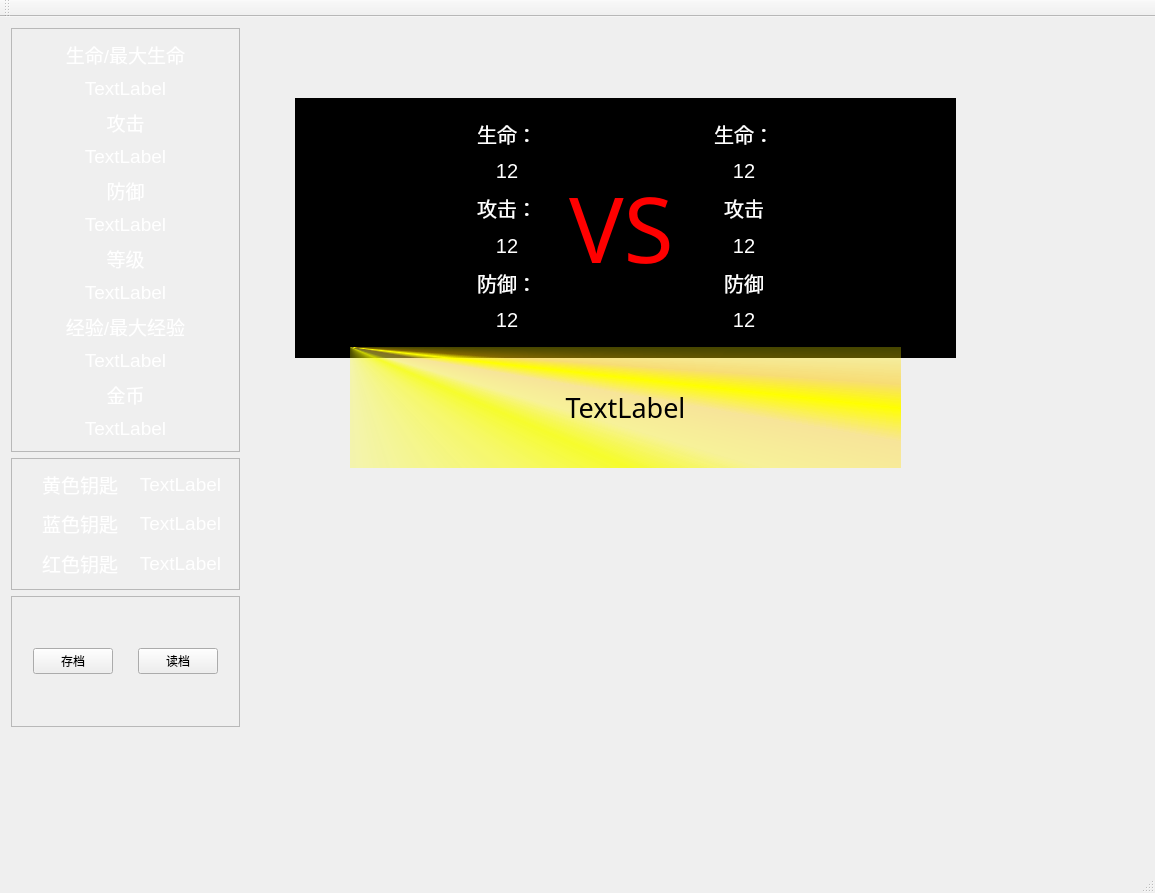
<?xml version="1.0" encoding="UTF-8"?>
<ui version="4.0">
 <class>Map</class>
 <widget class="QMainWindow" name="Map">
  <property name="geometry">
   <rect>
    <x>0</x>
    <y>0</y>
    <width>1155</width>
    <height>893</height>
   </rect>
  </property>
  <property name="windowTitle">
   <string>Map</string>
  </property>
  <widget class="QWidget" name="centralWidget">
   <property name="focusPolicy">
    <enum>Qt::NoFocus</enum>
   </property>
   <widget class="QWidget" name="widget" native="true">
    <property name="geometry">
     <rect>
      <x>0</x>
      <y>0</y>
      <width>251</width>
      <height>721</height>
     </rect>
    </property>
    <layout class="QVBoxLayout" name="verticalLayout_2">
     <item>
      <widget class="QFrame" name="frame">
       <property name="frameShape">
        <enum>QFrame::StyledPanel</enum>
       </property>
       <property name="frameShadow">
        <enum>QFrame::Raised</enum>
       </property>
       <layout class="QVBoxLayout" name="verticalLayout">
        <property name="spacing">
         <number>8</number>
        </property>
        <item>
         <widget class="QLabel" name="label_HP">
          <property name="font">
           <font>
            <family>Arial</family>
            <pointsize>14</pointsize>
           </font>
          </property>
          <property name="text">
           <string>&lt;html&gt;&lt;head/&gt;&lt;body&gt;&lt;p&gt;&lt;span style=&quot; color:#ffffff;&quot;&gt;生命/最大生命&lt;/span&gt;&lt;/p&gt;&lt;/body&gt;&lt;/html&gt;</string>
          </property>
          <property name="alignment">
           <set>Qt::AlignCenter</set>
          </property>
         </widget>
        </item>
        <item>
         <widget class="QLabel" name="label_num_HP">
          <property name="font">
           <font>
            <family>Arial</family>
            <pointsize>15</pointsize>
           </font>
          </property>
          <property name="text">
           <string>&lt;html&gt;&lt;head/&gt;&lt;body&gt;&lt;p&gt;&lt;span style=&quot; font-size:14pt; color:#ffffff;&quot;&gt;TextLabel&lt;/span&gt;&lt;/p&gt;&lt;/body&gt;&lt;/html&gt;</string>
          </property>
          <property name="alignment">
           <set>Qt::AlignCenter</set>
          </property>
         </widget>
        </item>
        <item>
         <widget class="QLabel" name="label_ATK">
          <property name="font">
           <font>
            <family>Arial</family>
            <pointsize>15</pointsize>
           </font>
          </property>
          <property name="text">
           <string>&lt;html&gt;&lt;head/&gt;&lt;body&gt;&lt;p&gt;&lt;span style=&quot; font-size:14pt; color:#ffffff;&quot;&gt;攻击&lt;/span&gt;&lt;/p&gt;&lt;/body&gt;&lt;/html&gt;</string>
          </property>
          <property name="alignment">
           <set>Qt::AlignCenter</set>
          </property>
         </widget>
        </item>
        <item>
         <widget class="QLabel" name="label_num_ATK">
          <property name="font">
           <font>
            <family>Arial</family>
            <pointsize>15</pointsize>
           </font>
          </property>
          <property name="text">
           <string>&lt;html&gt;&lt;head/&gt;&lt;body&gt;&lt;p&gt;&lt;span style=&quot; font-size:14pt; color:#ffffff;&quot;&gt;TextLabel&lt;/span&gt;&lt;/p&gt;&lt;/body&gt;&lt;/html&gt;</string>
          </property>
          <property name="alignment">
           <set>Qt::AlignCenter</set>
          </property>
         </widget>
        </item>
        <item>
         <widget class="QLabel" name="label_Def">
          <property name="font">
           <font>
            <family>Arial</family>
            <pointsize>15</pointsize>
           </font>
          </property>
          <property name="text">
           <string>&lt;html&gt;&lt;head/&gt;&lt;body&gt;&lt;p&gt;&lt;span style=&quot; font-size:14pt; color:#ffffff;&quot;&gt;防御&lt;/span&gt;&lt;/p&gt;&lt;/body&gt;&lt;/html&gt;</string>
          </property>
          <property name="alignment">
           <set>Qt::AlignCenter</set>
          </property>
         </widget>
        </item>
        <item>
         <widget class="QLabel" name="label_num_Def">
          <property name="font">
           <font>
            <family>Arial</family>
            <pointsize>15</pointsize>
           </font>
          </property>
          <property name="text">
           <string>&lt;html&gt;&lt;head/&gt;&lt;body&gt;&lt;p&gt;&lt;span style=&quot; font-size:14pt; color:#ffffff;&quot;&gt;TextLabel&lt;/span&gt;&lt;/p&gt;&lt;/body&gt;&lt;/html&gt;</string>
          </property>
          <property name="alignment">
           <set>Qt::AlignCenter</set>
          </property>
         </widget>
        </item>
        <item>
         <widget class="QLabel" name="label_Level">
          <property name="font">
           <font>
            <family>Arial</family>
            <pointsize>15</pointsize>
           </font>
          </property>
          <property name="text">
           <string>&lt;html&gt;&lt;head/&gt;&lt;body&gt;&lt;p&gt;&lt;span style=&quot; font-size:14pt; color:#ffffff;&quot;&gt;等级&lt;/span&gt;&lt;/p&gt;&lt;/body&gt;&lt;/html&gt;</string>
          </property>
          <property name="alignment">
           <set>Qt::AlignCenter</set>
          </property>
         </widget>
        </item>
        <item>
         <widget class="QLabel" name="label_num_Level">
          <property name="font">
           <font>
            <family>Arial</family>
            <pointsize>15</pointsize>
           </font>
          </property>
          <property name="text">
           <string>&lt;html&gt;&lt;head/&gt;&lt;body&gt;&lt;p&gt;&lt;span style=&quot; font-size:14pt; color:#ffffff;&quot;&gt;TextLabel&lt;/span&gt;&lt;/p&gt;&lt;/body&gt;&lt;/html&gt;</string>
          </property>
          <property name="alignment">
           <set>Qt::AlignCenter</set>
          </property>
         </widget>
        </item>
        <item>
         <widget class="QLabel" name="label_EXP">
          <property name="font">
           <font>
            <family>Arial</family>
            <pointsize>15</pointsize>
           </font>
          </property>
          <property name="text">
           <string>&lt;html&gt;&lt;head/&gt;&lt;body&gt;&lt;p&gt;&lt;span style=&quot; font-size:14pt; color:#ffffff;&quot;&gt;经验/最大经验&lt;/span&gt;&lt;/p&gt;&lt;/body&gt;&lt;/html&gt;</string>
          </property>
          <property name="alignment">
           <set>Qt::AlignCenter</set>
          </property>
         </widget>
        </item>
        <item>
         <widget class="QLabel" name="label_num_EXP">
          <property name="font">
           <font>
            <family>Arial</family>
            <pointsize>15</pointsize>
           </font>
          </property>
          <property name="text">
           <string>&lt;html&gt;&lt;head/&gt;&lt;body&gt;&lt;p&gt;&lt;span style=&quot; font-size:14pt; color:#ffffff;&quot;&gt;TextLabel&lt;/span&gt;&lt;/p&gt;&lt;/body&gt;&lt;/html&gt;</string>
          </property>
          <property name="alignment">
           <set>Qt::AlignCenter</set>
          </property>
         </widget>
        </item>
        <item>
         <widget class="QLabel" name="label_golden">
          <property name="font">
           <font>
            <family>Arial</family>
            <pointsize>15</pointsize>
           </font>
          </property>
          <property name="text">
           <string>&lt;html&gt;&lt;head/&gt;&lt;body&gt;&lt;p&gt;&lt;span style=&quot; font-size:14pt; color:#ffffff;&quot;&gt;金币&lt;/span&gt;&lt;/p&gt;&lt;/body&gt;&lt;/html&gt;</string>
          </property>
          <property name="alignment">
           <set>Qt::AlignCenter</set>
          </property>
         </widget>
        </item>
        <item>
         <widget class="QLabel" name="label_num_golden">
          <property name="font">
           <font>
            <family>Arial</family>
            <pointsize>15</pointsize>
           </font>
          </property>
          <property name="text">
           <string>&lt;html&gt;&lt;head/&gt;&lt;body&gt;&lt;p&gt;&lt;span style=&quot; font-size:14pt; color:#ffffff;&quot;&gt;TextLabel&lt;/span&gt;&lt;/p&gt;&lt;/body&gt;&lt;/html&gt;</string>
          </property>
          <property name="alignment">
           <set>Qt::AlignCenter</set>
          </property>
         </widget>
        </item>
       </layout>
      </widget>
     </item>
     <item>
      <widget class="QFrame" name="frame_2">
       <property name="frameShape">
        <enum>QFrame::StyledPanel</enum>
       </property>
       <property name="frameShadow">
        <enum>QFrame::Raised</enum>
       </property>
       <layout class="QGridLayout" name="gridLayout">
        <property name="horizontalSpacing">
         <number>15</number>
        </property>
        <property name="verticalSpacing">
         <number>10</number>
        </property>
        <item row="0" column="1">
         <widget class="QLabel" name="label_num_yellow_key">
          <property name="font">
           <font>
            <family>Arial</family>
            <pointsize>15</pointsize>
           </font>
          </property>
          <property name="text">
           <string>&lt;html&gt;&lt;head/&gt;&lt;body&gt;&lt;p&gt;&lt;span style=&quot; font-size:14pt; color:#ffffff;&quot;&gt;TextLabel&lt;/span&gt;&lt;/p&gt;&lt;/body&gt;&lt;/html&gt;</string>
          </property>
          <property name="alignment">
           <set>Qt::AlignCenter</set>
          </property>
         </widget>
        </item>
        <item row="1" column="0">
         <widget class="QLabel" name="label_2">
          <property name="font">
           <font>
            <family>Arial</family>
            <pointsize>14</pointsize>
           </font>
          </property>
          <property name="text">
           <string>&lt;html&gt;&lt;head/&gt;&lt;body&gt;&lt;p&gt;&lt;span style=&quot; color:#ffffff;&quot;&gt;蓝色钥匙&lt;/span&gt;&lt;/p&gt;&lt;/body&gt;&lt;/html&gt;</string>
          </property>
          <property name="alignment">
           <set>Qt::AlignRight|Qt::AlignTrailing|Qt::AlignVCenter</set>
          </property>
         </widget>
        </item>
        <item row="1" column="1">
         <widget class="QLabel" name="label_num_blue_key">
          <property name="font">
           <font>
            <family>Arial</family>
            <pointsize>15</pointsize>
           </font>
          </property>
          <property name="text">
           <string>&lt;html&gt;&lt;head/&gt;&lt;body&gt;&lt;p&gt;&lt;span style=&quot; font-size:14pt; color:#ffffff;&quot;&gt;TextLabel&lt;/span&gt;&lt;/p&gt;&lt;/body&gt;&lt;/html&gt;</string>
          </property>
          <property name="alignment">
           <set>Qt::AlignCenter</set>
          </property>
         </widget>
        </item>
        <item row="2" column="1">
         <widget class="QLabel" name="label_num_red_key">
          <property name="font">
           <font>
            <family>Arial</family>
            <pointsize>15</pointsize>
           </font>
          </property>
          <property name="text">
           <string>&lt;html&gt;&lt;head/&gt;&lt;body&gt;&lt;p&gt;&lt;span style=&quot; font-size:14pt; color:#ffffff;&quot;&gt;TextLabel&lt;/span&gt;&lt;/p&gt;&lt;/body&gt;&lt;/html&gt;</string>
          </property>
          <property name="alignment">
           <set>Qt::AlignCenter</set>
          </property>
         </widget>
        </item>
        <item row="2" column="0">
         <widget class="QLabel" name="label_3">
          <property name="font">
           <font>
            <family>Arial</family>
            <pointsize>14</pointsize>
           </font>
          </property>
          <property name="text">
           <string>&lt;html&gt;&lt;head/&gt;&lt;body&gt;&lt;p&gt;&lt;span style=&quot; color:#ffffff;&quot;&gt;红色钥匙&lt;/span&gt;&lt;/p&gt;&lt;/body&gt;&lt;/html&gt;</string>
          </property>
          <property name="alignment">
           <set>Qt::AlignRight|Qt::AlignTrailing|Qt::AlignVCenter</set>
          </property>
         </widget>
        </item>
        <item row="0" column="0">
         <widget class="QLabel" name="label">
          <property name="font">
           <font>
            <family>Arial</family>
            <pointsize>14</pointsize>
           </font>
          </property>
          <property name="text">
           <string>&lt;html&gt;&lt;head/&gt;&lt;body&gt;&lt;p&gt;&lt;span style=&quot; color:#ffffff;&quot;&gt;黄色钥匙&lt;/span&gt;&lt;/p&gt;&lt;/body&gt;&lt;/html&gt;</string>
          </property>
          <property name="alignment">
           <set>Qt::AlignRight|Qt::AlignTrailing|Qt::AlignVCenter</set>
          </property>
         </widget>
        </item>
       </layout>
      </widget>
     </item>
     <item>
      <widget class="QFrame" name="frame_3">
       <property name="frameShape">
        <enum>QFrame::StyledPanel</enum>
       </property>
       <property name="frameShadow">
        <enum>QFrame::Raised</enum>
       </property>
       <layout class="QHBoxLayout" name="horizontalLayout">
        <property name="spacing">
         <number>15</number>
        </property>
        <item>
         <spacer name="horizontalSpacer_2">
          <property name="orientation">
           <enum>Qt::Horizontal</enum>
          </property>
          <property name="sizeHint" stdset="0">
           <size>
            <width>40</width>
            <height>20</height>
           </size>
          </property>
         </spacer>
        </item>
        <item>
         <widget class="QPushButton" name="pushButton">
          <property name="text">
           <string>存档</string>
          </property>
         </widget>
        </item>
        <item>
         <spacer name="horizontalSpacer">
          <property name="orientation">
           <enum>Qt::Horizontal</enum>
          </property>
          <property name="sizeHint" stdset="0">
           <size>
            <width>40</width>
            <height>20</height>
           </size>
          </property>
         </spacer>
        </item>
        <item>
         <widget class="QPushButton" name="pushButton_2">
          <property name="text">
           <string>读档</string>
          </property>
         </widget>
        </item>
        <item>
         <spacer name="horizontalSpacer_3">
          <property name="orientation">
           <enum>Qt::Horizontal</enum>
          </property>
          <property name="sizeHint" stdset="0">
           <size>
            <width>40</width>
            <height>20</height>
           </size>
          </property>
         </spacer>
        </item>
       </layout>
      </widget>
     </item>
    </layout>
   </widget>
   <widget class="QWidget" name="battleScreen" native="true">
    <property name="geometry">
     <rect>
      <x>290</x>
      <y>80</y>
      <width>671</width>
      <height>261</height>
     </rect>
    </property>
    <property name="focusPolicy">
     <enum>Qt::StrongFocus</enum>
    </property>
    <widget class="QGraphicsView" name="background_battle">
     <property name="geometry">
      <rect>
       <x>5</x>
       <y>1</y>
       <width>661</width>
       <height>261</height>
      </rect>
     </property>
     <property name="focusPolicy">
      <enum>Qt::StrongFocus</enum>
     </property>
     <property name="styleSheet">
      <string notr="true">background-color: rgb(0, 0, 0);</string>
     </property>
    </widget>
    <widget class="QWidget" name="battleCentre" native="true">
     <property name="geometry">
      <rect>
       <x>150</x>
       <y>0</y>
       <width>371</width>
       <height>261</height>
      </rect>
     </property>
     <property name="focusPolicy">
      <enum>Qt::StrongFocus</enum>
     </property>
     <layout class="QHBoxLayout" name="horizontalLayout_2">
      <item>
       <widget class="QWidget" name="hadEnemy" native="true">
        <property name="focusPolicy">
         <enum>Qt::StrongFocus</enum>
        </property>
        <layout class="QVBoxLayout" name="verticalLayout_3">
         <item>
          <widget class="QLabel" name="hp">
           <property name="font">
            <font>
             <family>Arial</family>
             <pointsize>15</pointsize>
            </font>
           </property>
           <property name="focusPolicy">
            <enum>Qt::StrongFocus</enum>
           </property>
           <property name="styleSheet">
            <string notr="true">color: rgb(255, 255, 255);</string>
           </property>
           <property name="text">
            <string>&lt;html&gt;&lt;head/&gt;&lt;body&gt;&lt;p align=&quot;center&quot;&gt;生命：&lt;/p&gt;&lt;/body&gt;&lt;/html&gt;</string>
           </property>
           <property name="alignment">
            <set>Qt::AlignCenter</set>
           </property>
          </widget>
         </item>
         <item>
          <widget class="QLabel" name="hpNum">
           <property name="font">
            <font>
             <family>Arial</family>
             <pointsize>15</pointsize>
            </font>
           </property>
           <property name="focusPolicy">
            <enum>Qt::StrongFocus</enum>
           </property>
           <property name="styleSheet">
            <string notr="true">color: rgb(255, 255, 255);</string>
           </property>
           <property name="text">
            <string>&lt;html&gt;&lt;head/&gt;&lt;body&gt;&lt;p&gt;12&lt;/p&gt;&lt;/body&gt;&lt;/html&gt;</string>
           </property>
           <property name="alignment">
            <set>Qt::AlignCenter</set>
           </property>
          </widget>
         </item>
         <item>
          <widget class="QLabel" name="atk">
           <property name="font">
            <font>
             <family>Arial</family>
             <pointsize>15</pointsize>
            </font>
           </property>
           <property name="focusPolicy">
            <enum>Qt::StrongFocus</enum>
           </property>
           <property name="styleSheet">
            <string notr="true">color: rgb(255, 255, 255);</string>
           </property>
           <property name="text">
            <string>&lt;html&gt;&lt;head/&gt;&lt;body&gt;&lt;p align=&quot;center&quot;&gt;攻击：&lt;/p&gt;&lt;/body&gt;&lt;/html&gt;</string>
           </property>
           <property name="alignment">
            <set>Qt::AlignCenter</set>
           </property>
          </widget>
         </item>
         <item>
          <widget class="QLabel" name="atkNum">
           <property name="font">
            <font>
             <family>Arial</family>
             <pointsize>15</pointsize>
            </font>
           </property>
           <property name="focusPolicy">
            <enum>Qt::StrongFocus</enum>
           </property>
           <property name="styleSheet">
            <string notr="true">color: rgb(255, 255, 255);</string>
           </property>
           <property name="text">
            <string>&lt;html&gt;&lt;head/&gt;&lt;body&gt;&lt;p&gt;12&lt;/p&gt;&lt;/body&gt;&lt;/html&gt;</string>
           </property>
           <property name="alignment">
            <set>Qt::AlignCenter</set>
           </property>
          </widget>
         </item>
         <item>
          <widget class="QLabel" name="def">
           <property name="font">
            <font>
             <family>Arial</family>
             <pointsize>15</pointsize>
            </font>
           </property>
           <property name="focusPolicy">
            <enum>Qt::StrongFocus</enum>
           </property>
           <property name="styleSheet">
            <string notr="true">color: rgb(255, 255, 255);</string>
           </property>
           <property name="text">
            <string>&lt;html&gt;&lt;head/&gt;&lt;body&gt;&lt;p&gt;防御：&lt;/p&gt;&lt;/body&gt;&lt;/html&gt;</string>
           </property>
           <property name="alignment">
            <set>Qt::AlignCenter</set>
           </property>
          </widget>
         </item>
         <item>
          <widget class="QLabel" name="defNum">
           <property name="font">
            <font>
             <family>Arial</family>
             <pointsize>15</pointsize>
            </font>
           </property>
           <property name="focusPolicy">
            <enum>Qt::StrongFocus</enum>
           </property>
           <property name="styleSheet">
            <string notr="true">color: rgb(255, 255, 255);</string>
           </property>
           <property name="text">
            <string>&lt;html&gt;&lt;head/&gt;&lt;body&gt;&lt;p&gt;12&lt;/p&gt;&lt;/body&gt;&lt;/html&gt;</string>
           </property>
           <property name="alignment">
            <set>Qt::AlignCenter</set>
           </property>
          </widget>
         </item>
        </layout>
       </widget>
      </item>
      <item>
       <widget class="QLabel" name="VS">
        <property name="font">
         <font>
          <family>Gabriola</family>
          <pointsize>68</pointsize>
          <weight>50</weight>
          <bold>false</bold>
         </font>
        </property>
        <property name="focusPolicy">
         <enum>Qt::StrongFocus</enum>
        </property>
        <property name="styleSheet">
         <string notr="true">color: rgb(255, 0, 0);</string>
        </property>
        <property name="text">
         <string>VS</string>
        </property>
       </widget>
      </item>
      <item>
       <widget class="QWidget" name="hadSuperman" native="true">
        <layout class="QVBoxLayout" name="verticalLayout_4">
         <item>
          <widget class="QLabel" name="hp_2">
           <property name="font">
            <font>
             <family>Arial</family>
             <pointsize>15</pointsize>
            </font>
           </property>
           <property name="focusPolicy">
            <enum>Qt::StrongFocus</enum>
           </property>
           <property name="styleSheet">
            <string notr="true">color: rgb(255, 255, 255);</string>
           </property>
           <property name="text">
            <string>&lt;html&gt;&lt;head/&gt;&lt;body&gt;&lt;p&gt;生命：&lt;/p&gt;&lt;/body&gt;&lt;/html&gt;</string>
           </property>
           <property name="alignment">
            <set>Qt::AlignCenter</set>
           </property>
          </widget>
         </item>
         <item>
          <widget class="QLabel" name="hpNum_2">
           <property name="font">
            <font>
             <family>Arial</family>
             <pointsize>15</pointsize>
            </font>
           </property>
           <property name="focusPolicy">
            <enum>Qt::StrongFocus</enum>
           </property>
           <property name="styleSheet">
            <string notr="true">color: rgb(255, 255, 255);</string>
           </property>
           <property name="text">
            <string>&lt;html&gt;&lt;head/&gt;&lt;body&gt;&lt;p&gt;12&lt;/p&gt;&lt;/body&gt;&lt;/html&gt;</string>
           </property>
           <property name="alignment">
            <set>Qt::AlignCenter</set>
           </property>
          </widget>
         </item>
         <item>
          <widget class="QLabel" name="atk_2">
           <property name="font">
            <font>
             <family>Arial</family>
             <pointsize>15</pointsize>
            </font>
           </property>
           <property name="focusPolicy">
            <enum>Qt::StrongFocus</enum>
           </property>
           <property name="styleSheet">
            <string notr="true">color: rgb(255, 255, 255);</string>
           </property>
           <property name="text">
            <string>&lt;html&gt;&lt;head/&gt;&lt;body&gt;&lt;p&gt;攻击&lt;/p&gt;&lt;/body&gt;&lt;/html&gt;</string>
           </property>
           <property name="alignment">
            <set>Qt::AlignCenter</set>
           </property>
          </widget>
         </item>
         <item>
          <widget class="QLabel" name="atkNum_2">
           <property name="font">
            <font>
             <family>Arial</family>
             <pointsize>15</pointsize>
            </font>
           </property>
           <property name="focusPolicy">
            <enum>Qt::StrongFocus</enum>
           </property>
           <property name="styleSheet">
            <string notr="true">color: rgb(255, 255, 255);</string>
           </property>
           <property name="text">
            <string>&lt;html&gt;&lt;head/&gt;&lt;body&gt;&lt;p&gt;12&lt;/p&gt;&lt;/body&gt;&lt;/html&gt;</string>
           </property>
           <property name="alignment">
            <set>Qt::AlignCenter</set>
           </property>
          </widget>
         </item>
         <item>
          <widget class="QLabel" name="def_2">
           <property name="font">
            <font>
             <family>Arial</family>
             <pointsize>15</pointsize>
            </font>
           </property>
           <property name="focusPolicy">
            <enum>Qt::StrongFocus</enum>
           </property>
           <property name="styleSheet">
            <string notr="true">color: rgb(255, 255, 255);</string>
           </property>
           <property name="text">
            <string>&lt;html&gt;&lt;head/&gt;&lt;body&gt;&lt;p&gt;防御&lt;/p&gt;&lt;/body&gt;&lt;/html&gt;</string>
           </property>
           <property name="alignment">
            <set>Qt::AlignCenter</set>
           </property>
          </widget>
         </item>
         <item>
          <widget class="QLabel" name="defNum_2">
           <property name="font">
            <font>
             <family>Arial</family>
             <pointsize>15</pointsize>
            </font>
           </property>
           <property name="focusPolicy">
            <enum>Qt::StrongFocus</enum>
           </property>
           <property name="styleSheet">
            <string notr="true">color: rgb(255, 255, 255);</string>
           </property>
           <property name="text">
            <string>&lt;html&gt;&lt;head/&gt;&lt;body&gt;&lt;p&gt;12&lt;/p&gt;&lt;/body&gt;&lt;/html&gt;</string>
           </property>
           <property name="alignment">
            <set>Qt::AlignCenter</set>
           </property>
          </widget>
         </item>
        </layout>
       </widget>
      </item>
     </layout>
    </widget>
    <widget class="QLabel" name="imgEnemy">
     <property name="geometry">
      <rect>
       <x>60</x>
       <y>90</y>
       <width>81</width>
       <height>81</height>
      </rect>
     </property>
     <property name="text">
      <string>TextLabel</string>
     </property>
    </widget>
    <widget class="QLabel" name="imgSuperman">
     <property name="geometry">
      <rect>
       <x>530</x>
       <y>90</y>
       <width>81</width>
       <height>81</height>
      </rect>
     </property>
     <property name="text">
      <string>TextLabel</string>
     </property>
    </widget>
   </widget>
   <widget class="QLabel" name="item_get">
    <property name="geometry">
     <rect>
      <x>350</x>
      <y>330</y>
      <width>551</width>
      <height>121</height>
     </rect>
    </property>
    <property name="font">
     <font>
      <family>微软雅黑</family>
      <pointsize>20</pointsize>
     </font>
    </property>
    <property name="styleSheet">
     <string notr="true">color: rgb(0, 0, 0);
background-color: qconicalgradient(cx:0, cy:0, angle:135, stop:0 rgba(255, 255, 0, 69), stop:0.375 rgba(255, 255, 0, 69), stop:0.423533 rgba(251, 255, 0, 145), stop:0.45 rgba(247, 255, 0, 208), stop:0.477581 rgba(255, 244, 71, 130), stop:0.518717 rgba(255, 218, 71, 130), stop:0.55 rgba(255, 255, 0, 255), stop:0.57754 rgba(255, 203, 0, 130), stop:0.625 rgba(255, 255, 0, 69), stop:1 rgba(255, 255, 0, 69));</string>
    </property>
    <property name="text">
     <string>TextLabel</string>
    </property>
    <property name="alignment">
     <set>Qt::AlignCenter</set>
    </property>
   </widget>
  </widget>
  <widget class="QMenuBar" name="menuBar">
   <property name="geometry">
    <rect>
     <x>0</x>
     <y>0</y>
     <width>1155</width>
     <height>17</height>
    </rect>
   </property>
  </widget>
  <widget class="QToolBar" name="mainToolBar">
   <attribute name="toolBarArea">
    <enum>TopToolBarArea</enum>
   </attribute>
   <attribute name="toolBarBreak">
    <bool>false</bool>
   </attribute>
  </widget>
  <widget class="QStatusBar" name="statusBar"/>
 </widget>
 <layoutdefault spacing="6" margin="11"/>
 <resources/>
 <connections/>
</ui>
